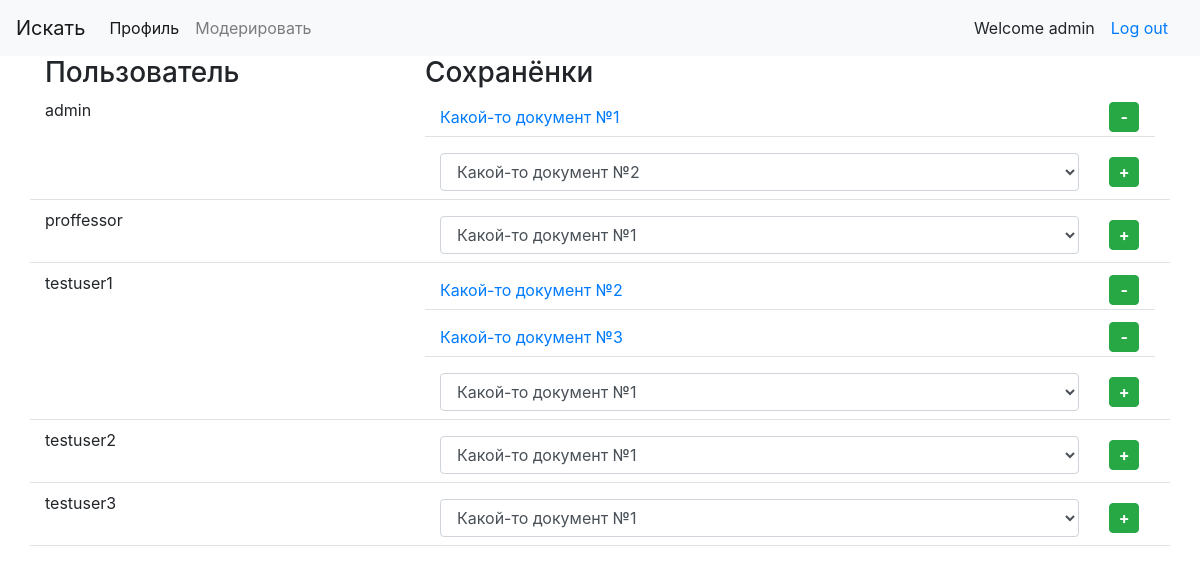
Screenshot of /moderate/ (signed in) with the database file from the repository.
### artman/models_anton.py (models this page shows, shortened)
class Document(models.Model):
    file = models.FileField(
        upload_to=upload_path,
        max_length=600
    )
    net_url = models.URLField(max_length=600)
    title = models.CharField(max_length=200)

### artman/models.py (models this page shows)
class BookShelf(models.Model):
    user = models.ForeignKey(
        settings.AUTH_USER_MODEL,
        on_delete=models.CASCADE
    )
    article = models.ForeignKey(
        Document,
        on_delete=models.CASCADE
    )
    taccess = models.DateTimeField(default=timezone.now)

### artman/views.py (the view, shortened to what this page needs)
# urls.py: path('moderate/', ModeratorView.as_view(), name='moderate_page'),
class ModeratorView(LoginRequiredMixin, UserPassesTestMixin, View):
    def test_func(self):
        return self.request.user.is_staff
    def get(self, request):
        UserModel = apps.get_model(settings.AUTH_USER_MODEL)
        if request.user.is_superuser:
            init_filter = UserModel.objects.all()
        else:
            students = StudentGroup.objects.filter(prof=request.user).select_related()
            studs = map(lambda x: x.stud.pk, students)
            init_filter = UserModel.objects.filter(pk__in=studs)
        def get_full_data():
            for user in init_filter.order_by('username'):
                docs = BookShelf.objects.filter(user=user).select_related()
                books_pk = map(lambda x: x.article.pk, docs)
                adocs = Document.objects.exclude(pk__in=list(books_pk))
                yield user, docs, adocs
        return render(request, 'artman/moderation.html', {
            'moderated': get_full_data(),
        })

### artman/templates/artman/moderation.html (shortened to what this page needs)
{% extends 'artman/index.html' %}
{% block content %}
<div class="container">
  <div class="row">
    <div class="col-md-4 col-lg-4"><h3>Пользователь</h3></div>
    <div class="col-md-8 col-lg-8"><h3>Сохранёнки</h3></div>
  </div>
  {% for u, docs, adocs in moderated %}
  <div class="row mb-2 border-bottom">
    <div class="col-md-4 col-lg-4">{{ u }}</div>
    <div class="col-md-8 col-lg-8">
      <div class="container">
        {% for d in docs %}
        {% include 'artman/document.html' with document=d.article user=d.user remove=True %}
        {% endfor %}
        {% if adocs %}
        <form class="row" action="." method="post">
          <div class="my-2 col-md-11 col-lg-11">
            <select class="form-control" name="article">
              {% for ad in adocs %}
              <option value="{{ ad.pk }}">{{ ad.title }}</option>
              {% endfor %}
            </select>
          </div>
          <div class="col-md-1 col-lg-1 m-auto">
            <button class="btn btn-success glyphicon glyphicon-plus" type="submit" name="button"/>
          </div>
        </form>
        {% endif %}
      </div>
    </div>
  </div>
  {% endfor %}
</div>
{% endblock %}

### artman/templates/artman/index.html (shortened to what this page needs)
<!DOCTYPE html>
<html>
  <head>
     <link href="http://netdna.bootstrapcdn.com/bootstrap/4.1.0/css/bootstrap.min.css" rel="stylesheet">
  </head>
  <body>
    <nav class="navbar navbar-expand-md navbar-expand-lg navbar-light bg-light">
      <a class="navbar-brand" href="#">Искать</a>
      <div class="collapse navbar-collapse" id="navbarSupportedContent">
        <ul class="navbar-nav mr-auto">
          <li class="nav-item active">
            <a class="nav-link" href="{% url 'homepage' %}">Профиль <span class="sr-only">(current)</span></a>
          </li>
          {% if request.user.is_staff %}
          <li class="nav-item">
            <a class="nav-link" href="{% url 'moderate_page' %}">Модерировать</a>
          </li>
          {% endif %}
        </ul>
        {% if request.user.is_authenticated %}
        <span>Welcome {{ request.user.username }}</span>
        <a class="nav-link" href="{% url 'logout' %}">Log out</a>
        {% else %}
        <a class="nav-link" href="{% url 'login' %}">Log In</a>
        {% endif %}
      </div>
    </nav>
    {% block content %}{% endblock %}
  </body>
</html>

### artman/templates/artman/document.html (shortened to what this page needs)
<div class="row mb-2 border-bottom">
  <form class="form-inline w-100 my-2 my-lg-1" action="." method="post">
    <div class="col-md-11 col-lg-11">
      <a href="{{ document.file.url }}">{{ document.title }}</a>
    </div>
    <div class="col-md-1 col-lg-1 m-auto">
      {% if remove %}
        <button type="submit" class="btn btn-success glyphicon glyphicon-minus"></button>
      {% endif %}
    </div>
  </form>
</div>

### artman/templates/artman/index.html (style rules this page uses)
div.m-auto > button[type="submit"] { box-sizing: border-box; padding: 0px; width: 30px; height: 30px; }
.glyphicon-plus::before { content: "+"; font-weight: bold; }
.glyphicon-minus::before { content: "-"; font-weight: bold; }

### rows the page displays
Document: title "Какой-то документ №1"
Document: title "Какой-то документ №2"
Document: title "Какой-то документ №3"

### other values shown
{{ request.user.username }} "admin"
{{ u }} "admin"
{{ u }} "proffessor"
{{ u }} "testuser1"
{{ u }} "testuser2"
{{ u }} "testuser3"
form field article "Какой-то документ №2"
form field article "Какой-то документ №1"
